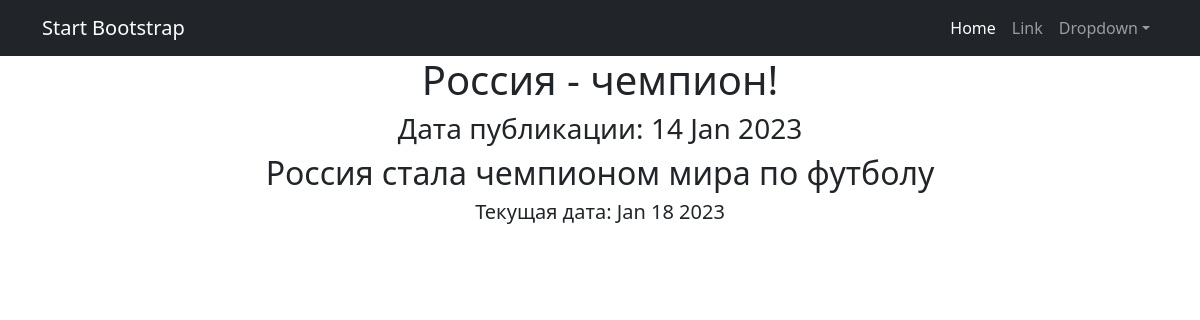
Screenshot of /news/1 with the database file from the repository.
### news/models.py (models this page shows, shortened)
class Post(models.Model):
    heading = models.CharField(max_length=100)
    text = models.CharField(max_length=1000)
    author = models.ForeignKey(Author, on_delete=models.CASCADE)
    type = models.CharField(max_length=2,
                            choices=TYPES)
    create_time = models.DateTimeField(auto_now_add=True)
    rating = models.IntegerField(default=0)
    category = models.ManyToManyField(Category, through='PostCategory')

### news/views.py (the view)
# urls.py: path('<int:pk>', PostDetail.as_view(), name='post_detail'),
class PostDetail(DetailView):
    model = Post
    template_name = 'post.html'
    context_object_name = 'post'
    def get_context_data(self, **kwargs):
        context = super().get_context_data(**kwargs)
        context['time_now'] = datetime.utcnow()
        return context

### news/templatetags/custom_filters.py (called while the page is built)
@register.filter()
def censor(text):
   filtered_text = text.replace('редиска', 'р***')
   return f'{filtered_text}'

### templates/post.html (shortened to what this page needs)
{% extends 'flatpages/default.html' %}
{% load custom_filters %}
{% block content %}
<h1>{{ post.heading }}</h1>
<h3>Дата публикации: {{ post.create_time|date:'d M Y' }}</h3>
<h2>{{ post.text|censor }}</h2>
<h5>Текущая дата: {{ time_now|date:'M d Y' }}</h5>
{% endblock content %}

### rows the page displays
Post: heading "Россия - чемпион!", create_time "14 Jan 2023", text|censor "Россия стала чемпионом мира по футболу"

### other values shown
{{ time_now|date:'M d Y' }} "Jan 18 2023"
